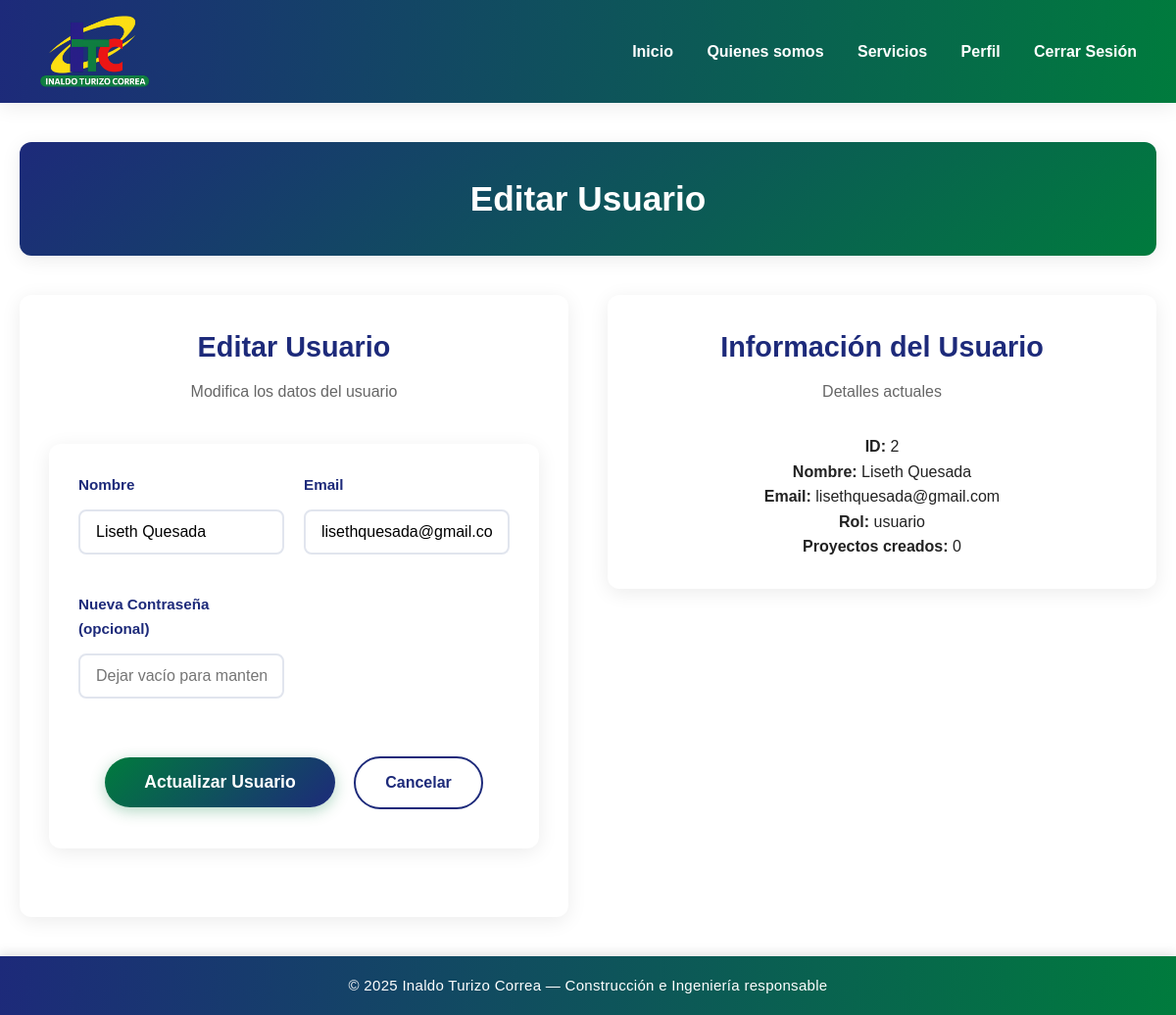
Before: /usuario/2/editar (signed in) with the older database file.
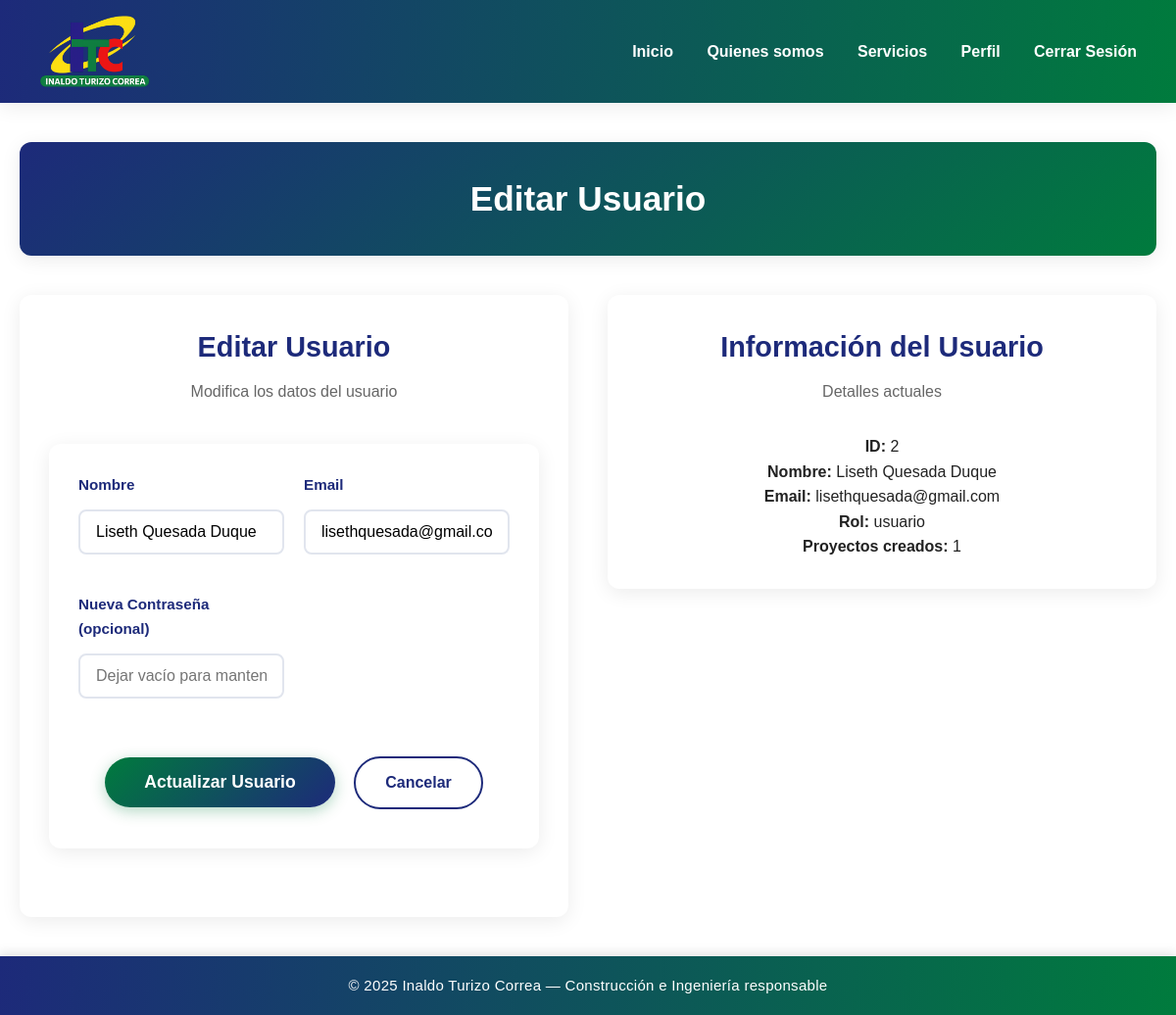
After: the same page with the newer database file.
### app.py (models this page shows)
class User(UserMixin, db.Model):
    id = db.Column(db.Integer, primary_key=True)
    nombre = db.Column(db.String(100), nullable=False)
    email = db.Column(db.String(100), unique=True, nullable=False)
    password = db.Column(db.String(200), nullable=False)
    rol = db.Column(db.String(20), nullable=False, default='usuario')
    proyectos = db.relationship('Proyecto', backref='usuario', lazy=True)

### app.py (the view, shortened to what this page needs)
@app.route('/usuario/<int:usuario_id>/editar', methods=['GET', 'POST'])
@login_required
def editar_usuario(usuario_id):
    if current_user.rol != 'admin':
        flash('No tienes permiso para acceder a esta página', 'error')
        return redirect(url_for('user_dashboard'))
    usuario = User.query.get_or_404(usuario_id)
    return render_template('editar_usuario.html', usuario=usuario)

### app.py (called while the page is built)
@login_manager.user_loader
def load_user(user_id):
    return User.query.get(int(user_id))

### templates/editar_usuario.html
{% extends "base.html" %}
{% block content %}
<div class="dashboard-container">
    <section class="dashboard-header">
        <div class="welcome-card">
            <h1>Editar Usuario</h1>
        </div>
    </section>
    <div class="dashboard-grid">
        <section class="cotizacion-panel">
            <div class="form-card">
                <h2>Editar Usuario</h2>
                <p class="form-subtitle">Modifica los datos del usuario</p>
                <form action="{{ url_for('editar_usuario', usuario_id=usuario.id) }}" method="POST" class="cotizacion-form">
                    <div class="form-grid">
                        <div class="form-group">
                            <label>Nombre</label>
                            <input type="text" name="nombre" value="{{ usuario.nombre }}" required placeholder="Nombre completo">
                        </div>
                        <div class="form-group">
                            <label>Email</label>
                            <input type="email" name="email" value="{{ usuario.email }}" required placeholder="correo@ejemplo.com">
                        </div>
                        <div class="form-group">
                            <label>Nueva Contraseña (opcional)</label>
                            <input type="password" name="password" placeholder="Dejar vacío para mantener la actual">
                        </div>
                    </div>
                    <div class="form-footer">
                        <button type="submit" class="btn btn-cotizar">Actualizar Usuario</button>
                        <a href="{{ url_for('admin_dashboard') }}" class="btn btn-sec" style="margin-left: 10px;">Cancelar</a>
                    </div>
                </form>
            </div>
        </section>
        <section class="proyectos-panel">
            <div class="proyectos-card">
                <h2>Información del Usuario</h2>
                <p class="form-subtitle">Detalles actuales</p>
                <div class="info-usuario">
                    <p><strong>ID:</strong> {{ usuario.id }}</p>
                    <p><strong>Nombre:</strong> {{ usuario.nombre }}</p>
                    <p><strong>Email:</strong> {{ usuario.email }}</p>
                    <p><strong>Rol:</strong> {{ usuario.rol }}</p>
                    <p><strong>Proyectos creados:</strong> {{ usuario.proyectos|length }}</p>
                </div>
            </div>
        </section>
    </div>
</div>
<footer class="footer-bar">
    <p>© 2025 Inaldo Turizo Correa — Construcción e Ingeniería responsable</p>
</footer>
{% endblock %}

Changed rows visible on the page:
changed User "lisethquesada@gmail.com": nombre "Liseth Quesada" → "Liseth Quesada Duque"
Other visible differences:
{{ usuario.proyectos|length }}: "0" → "1"
